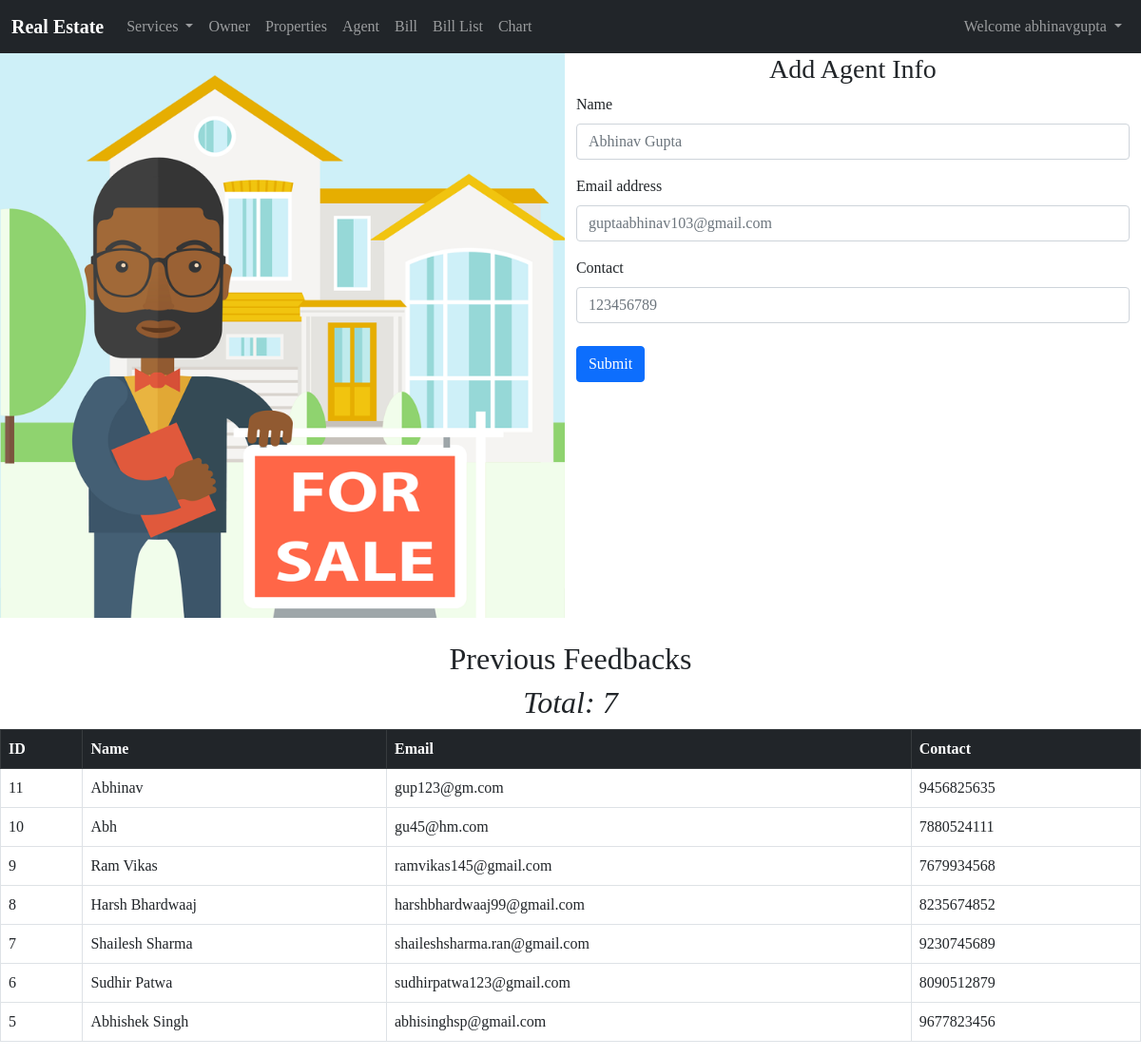
The app's page /agent (signed in) with its own data.
### Home/models.py (models this page shows, shortened)
class Agent(models.Model):
    name=models.CharField(max_length=100)
    email=models.EmailField(max_length=50,unique = True)
    contact=models.IntegerField()

### Home/views.py (the view, shortened to what this page needs)
# urls.py: path("agent",views.agent,name='agent'),
def agent(request):
    data=Agent.objects.all().order_by("-id")
    return render(request,'agent.html',{"feedback":data})

### templates/agent.html (shortened to what this page needs)
{% extends 'base.html' %}
{% block body %}
<div class="main-container">
    <div class="container-flex container-fluid px-0 mb-4">
        <img src="/static/real-estate-agent (1).png" class="d-block w-100 h-80 mx-0" alt="...">
    </div>
    <div class="container-flex container">
        <h3 class="text-center">Add Agent Info</h3>
        <form method="post" action="/agent">
            <div class="form-group mb-3">
                <label for="name" class="form-label">Name</label>
                <input type="name" class="form-control" id="name" name="name" placeholder="Abhinav Gupta" required>
            </div>
            <div class="form-group mb-3">
                <label for="email" class="form-label">Email address</label>
                <input type="email" class="form-control" id="email" name="email"
                    placeholder="guptaabhinav103@gmail.com" required>
            </div>
            <div class="form-group mb-3">
                <label for="contact" class="form-label">Contact</label>
                <input type="phone" class="form-control" id="contact" name="contact" placeholder="123456789" pattern="[1-9]{1}[0-9]{9}" required>
            </div>
            <button type="submit" class="btn btn-primary my-2 ">Submit</button>
        </form>
    </div>
</div>
<div class="row">
    <div class="col-md-12">
        <h2 class="text-center">Previous Feedbacks</h2>
        <h2 class="text-center"><em>Total: {{feedback|length}}</em></h2>
        <table class="table table-bordered">
            <thead>
                <tr class="table table-dark">
                    <th>ID</th>
                    <th>Name</th>
                    <th>Email</th>
                    <th>Contact</th>
                </tr>
            </thead>
            <tbody>
                {% for msg in feedback %}
                <tr>
                    <td>{{msg.id}}</td>
                    <td>{{msg.name}}</td>
                    <td>{{msg.email}}</td>
                    <td>{{msg.contact}}</td>
                </tr>
                {% endfor %}
            </tbody>
        </table>
    </div>
</div>
    {% endblock body %}

### templates/base.html (shortened to what this page needs)
<!doctype html>
<html lang="en">
<head>
    <link href="https://cdn.jsdelivr.net/npm/bootstrap@5.0.0/dist/css/bootstrap.min.css" rel="stylesheet"
>
    <link rel="stylesheet" href="https://cdnjs.cloudflare.com/ajax/libs/Chart.js/2.8.0/Chart.min.css" />
</head>
<body>
    <nav class="navbar navbar-expand-lg navbar-dark bg-dark">
        <div class="container-fluid">
            <a class="navbar-brand" href="/"><b>Real Estate</b></a>
            <div class="collapse navbar-collapse" id="navbarSupportedContent">
                <ul class="navbar-nav me-auto mb-2 mb-lg-0">
                    <li class="nav-item dropdown">
                        <a class="nav-link dropdown-toggle" href="/services" id="navbarDropdown" role="button"
                            data-bs-toggle="dropdown" aria-expanded="false">
                            Services
                        </a>
                    </li>
                </ul>
                <li class="nav-item">
                    <a class="nav-link" href="owner">Owner</a>
                </li>
                <li class="nav-item">
                    <a class="nav-link" href="property">Properties</a>
                </li>
                <li class="nav-item">
                    <a class="nav-link" href="agent">Agent</a>
                </li>
                <li class="nav-item">
                    <a class="nav-link" href="bill">Bill</a>
                </li>
                <li class="nav-item">
                    <a class="nav-link" href="bills_list">Bill List</a>
                </li>
                <li class="nav-item">
                    <a class="nav-link" href="chart">Chart</a>
                </li>
            {% if user.is_authenticated %}
            <ul class="navbar-nav">
                <li class="nav-item dropdown">
                  <a class="nav-link dropdown-toggle" href="#" id="navbarDropdown" role="button" data-bs-toggle="dropdown" aria-expanded="false">
                    Welcome {{request.user}}
                  </a>
                </li>
            </ul>
            {% endif %}
            </div>
        </div>
    </nav>
    {% if user.is_authenticated %}
    {% block body %}{% endblock body %}
    {% else %}
    <p>Login/Signup First</p>
    {%endif%}
</body>
</html>

### templates/base.html (style rules this page uses)
.container-flex { display: flex; flex-direction: column; }
a { text-decoration: none; }
body { font-family: 'Brush Script MT', cursive; }
.main-container { display: flex; flex-direction: row; }

### records on screen
Agent: id "11", name "Abhinav", email "gup123@gm.com", contact "9456825635"
Agent: id "10", name "Abh", email "gu45@hm.com", contact "7880524111"
Agent: id "9", name "Ram Vikas", email "ramvikas145@gmail.com", contact "7679934568"
Agent: id "8", name "Harsh Bhardwaaj", email "harshbhardwaaj99@gmail.com", contact "8235674852"
Agent: id "7", name "Shailesh Sharma", email "shaileshsharma.ran@gmail.com", contact "9230745689"
Agent: id "6", name "Sudhir Patwa", email "sudhirpatwa123@gmail.com", contact "8090512879"
Agent: id "5", name "Abhishek Singh", email "abhisinghsp@gmail.com", contact "9677823456"

### other values on screen
{{ request.user }} "abhinavgupta"
{{ feedback|length }} "7"
